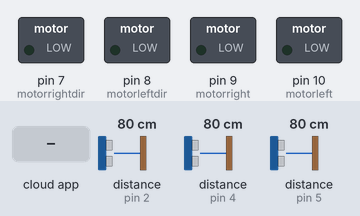
The sketch below on a simulated Arduino Uno, built with avr-gcc and run on an emulated ATmega328P. Shown: switched loads named in the sketch (green lamp = pin HIGH). Wiring (inferred from the names in the program): 3 × ultrasonic range finder: trigger A2, echo pin 2 / trigger A3, echo pin 4 / trigger A4, echo pin 5. The inputs (shaded band) are chosen by the test bench; at power-on: distance to the obstacle (sensors on pin 2, pin 4, pin 5) 80 cm. The echo pulse lasts 58.3 µs per cm; the ROS host is connected and sends only what is stated; pins used as bus, display or sensor lines are not drawn.

Above: at 1.2 s.
1.3 s: the phone or cloud app sets linear.x to -100
At 2.1 s:
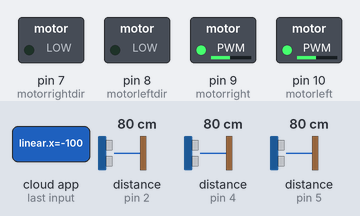
2.9 s: the phone or cloud app sets angular.z to -100
At 3.5 s:
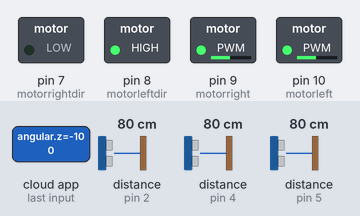
4.6 s: the phone or cloud app sets angular.z to 100
At 6.0 s:
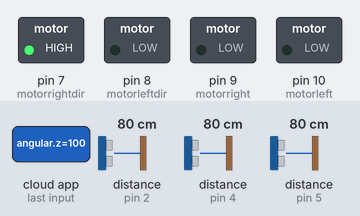
6.3 s: the phone or cloud app sets angular.z to 0
At 6.6 s:
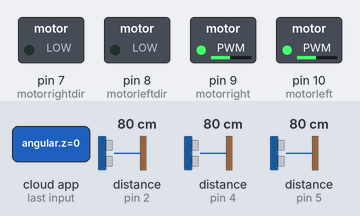
Timing chart, 0 to 8.8 s (numbered marks = the images above; inputs shaded):
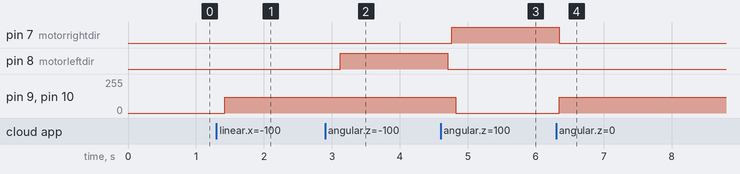

The sketch:

zumo_cmd_vel_subscriber.ino
```cpp
int motorright = 9;
int motorrightdir  = 7;
int motorleft = 10;
int motorleftdir  = 8;

#include <ros.h>
#include <geometry_msgs/Twist.h>
#include <std_msgs/UInt16.h>
#include <SoftwareSerial.h>

class BlueROS : public ArduinoHardware
{
private:
  SoftwareSerial *mySerial;
public:

  BlueROS() {
  }
  void init() {
    mySerial = new SoftwareSerial(A0, 11);
    mySerial->begin(57600);
  }
  int read() {
    return mySerial->read();
  };
  void write(uint8_t* data, int l) {
    for (int i = 0; i < l; i++) {
      mySerial->write(data[i]);
    }
  }
};
ros::NodeHandle_<BlueROS, 3, 3, 100, 100> nh;


std_msgs::UInt16 leftsensor;
std_msgs::UInt16 frontsensor;
std_msgs::UInt16 rightsensor;
ros::Publisher publeft("/zumo/left", &leftsensor);
ros::Publisher pubfront("/zumo/front", &frontsensor);
ros::Publisher pubright("/zumo/right", &rightsensor);


// defines pins numbers
const int echoPinLeft = 2;
const int trigPinLeft =A2;

const int echoPinFront = 5;
const int trigPinFront = A4;

const int echoPinRight = 4;
const int trigPinRight = A3;

// defines variables
long duration;
int distance;

void ros_handler( const geometry_msgs::Twist& cmd_msg) {
  float x = cmd_msg.linear.x;
  float z = cmd_msg.angular.z;
  if(x < 0) forward(60);
  if(z == 0) forward(60);
  if(z > 0) right(60);
  if(z < 0) left(60);
  if(z == 1) stop();
}

ros::Subscriber<geometry_msgs::Twist> sub("cmd_vel", ros_handler);

void setup() {
  pinMode(trigPinLeft, OUTPUT); // Sets the trigPin as an Output
  pinMode(echoPinLeft, INPUT); // Sets the echoPin as an Input
  pinMode(trigPinFront, OUTPUT); // Sets the trigPin as an Output
  pinMode(echoPinFront, INPUT); // Sets the echoPin as an Input
  pinMode(trigPinRight, OUTPUT); // Sets the trigPin as an Output
  pinMode(echoPinRight, INPUT); // Sets the echoPin as an Input

  pinMode(motorright, OUTPUT);
  pinMode(motorleft, OUTPUT);
  pinMode(motorrightdir, OUTPUT);
  pinMode(motorleftdir, OUTPUT);

  nh.initNode();
  nh.subscribe(sub);
  nh.advertise(publeft);
  nh.advertise(pubfront);
  nh.advertise(pubright);
}

void loop()
{
  leftsensor.data = ultrasonic(echoPinLeft,trigPinLeft);
  frontsensor.data = ultrasonic(echoPinFront,trigPinFront);
  rightsensor.data = ultrasonic(echoPinRight,trigPinRight);

  publeft.publish( &leftsensor);
  pubfront.publish( &frontsensor);
  pubright.publish( &rightsensor);

  delay(100);

  nh.spinOnce();
  delay(100);
}

//direction is controlled by the digital pin 7 and 8.
// HIGH is forward, LOW is backward
// Pins 9 and 10 control speed.
// Length of time controls the distance

void forward(int time)
{
digitalWrite(motorrightdir, LOW);
analogWrite(motorright,120);
digitalWrite(motorleftdir, LOW);
analogWrite(motorleft, 120);
delay(time);
}

void backward(int time)
{
digitalWrite(motorrightdir, HIGH);
analogWrite(motorright,120);
digitalWrite(motorleftdir, HIGH);
analogWrite(motorleft, 120);
delay(time);
}

void left(int time)
{
digitalWrite(motorrightdir, LOW);
analogWrite(motorright,120);
digitalWrite(motorleftdir, HIGH);
analogWrite(motorleft, 120);
delay(time);
}

void right(int time)
{
digitalWrite(motorrightdir, HIGH);
analogWrite(motorright,120);
digitalWrite(motorleftdir, LOW);
analogWrite(motorleft, 120);
delay(time);
}


void stop()
{
analogWrite(motorright, 0);
analogWrite(motorleft, 0);
}

int ultrasonic(int echoPin, int trigPin) {
// Clears the trigPin
digitalWrite(trigPin, LOW);
delayMicroseconds(2);

// Sets the trigPin on HIGH state for 10 micro seconds
digitalWrite(trigPin, HIGH);
delayMicroseconds(10);
digitalWrite(trigPin, LOW);

// Reads the echoPin, returns the sound wave travel time in microseconds
duration = pulseIn(echoPin, HIGH);
// Calculating the distance
distance= duration*0.034/2;

return distance;
}
```

Measured:
- after the input at 1.3 s, pin 9 (motorright), pin 10 (motorleft): 0/255 → 120/255 after 0.12 s
- after the input at 2.9 s, pin 8 (motorleftdir): LOW → HIGH after 0.22 s
- after the input at 4.6 s, pin 7 (motorrightdir): LOW → HIGH after 0.16 s; pin 8 (motorleftdir): HIGH → LOW after 0.10 s; pin 9 (motorright), pin 10 (motorleft): 120/255 → 0/255 after 0.22 s
- after the input at 6.3 s, pin 7 (motorrightdir): HIGH → LOW at once; pin 9 (motorright), pin 10 (motorleft): 0/255 → 120/255 at once
